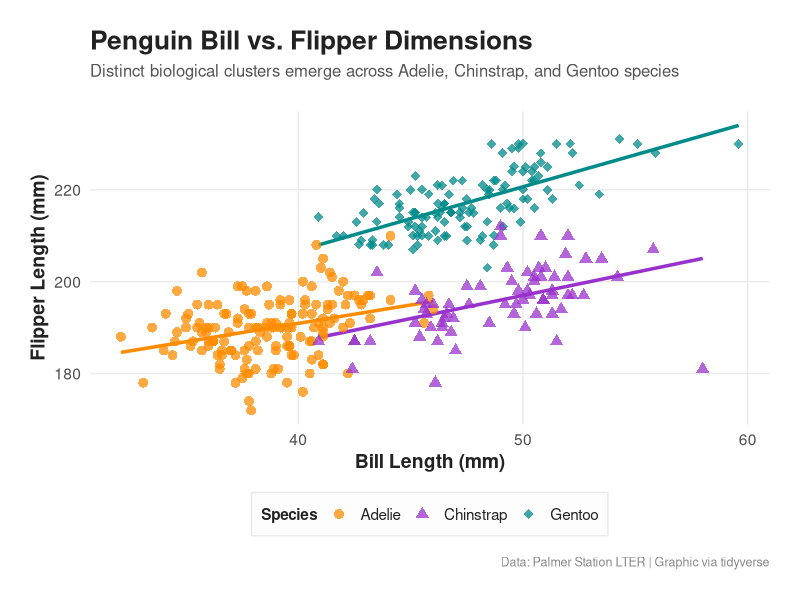

This chart was generated by the following R code:
## ---- chunk 1
#| echo: false
#| message: false
library(tidyverse)
library(palmerpenguins)
## ---- chunk 2
#| echo: false
library(tidyverse)
library(palmerpenguins)

# 1. Clean data
penguins_scatter <- penguins %>%
  drop_na(bill_length_mm, flipper_length_mm, species)

# 2. Color palette
penguin_colors <- c("Adelie" = "#FF8C00", "Chinstrap" = "#9932CC", "Gentoo" = "#008B8B")

# 3. Build the graphic
ggplot(penguins_scatter, aes(x = bill_length_mm, y = flipper_length_mm, color = species, shape = species)) +
  # Linear model trend lines per species
  geom_smooth(
    method = "lm", 
    se = FALSE, 
    linewidth = 1.2, 
    alpha = 0.8,
    show.legend = FALSE
  ) +
  # High-contrast styled points
  geom_point(size = 3, alpha = 0.75) +
  # Map manual color and shapes
  scale_color_manual(values = penguin_colors) +
  scale_shape_manual(values = c(16, 17, 18)) +
  # Professional labels
  labs(
    title = "Penguin Bill vs. Flipper Dimensions",
    subtitle = "Distinct biological clusters emerge across Adelie, Chinstrap, and Gentoo species",
    x = "Bill Length (mm)",
    y = "Flipper Length (mm)",
    color = "Species",
    shape = "Species",
    caption = "Data: Palmer Station LTER | Graphic via tidyverse"
  ) +
  # Apply base theme
  theme_minimal(base_size = 14) +
  # Custom styling
  theme(
    text = element_text(family = "sans", color = "#222222"),
    plot.title = element_text(face = "bold", size = 19, margin = margin(b = 6)),
    plot.subtitle = element_text(size = 12, color = "#555555", margin = margin(b = 22)),
    plot.caption = element_text(size = 9, color = "#888888", margin = margin(t = 15)),
    
    # Elegant legend placement at the bottom
    legend.position = "bottom",
    legend.title = element_text(face = "bold", size = 11),
    legend.text = element_text(size = 11),
    legend.background = element_rect(fill = "#FDFDFD", color = "#EAEAEA", linewidth = 0.5),
    
    # Soft, subtle gridlines
    panel.grid.major = element_line(color = "#EBEBEB", linewidth = 0.5),
    panel.grid.minor = element_blank(),
    
    axis.title = element_text(face = "bold"),
    plot.margin = margin(22, 22, 22, 22)
  )
